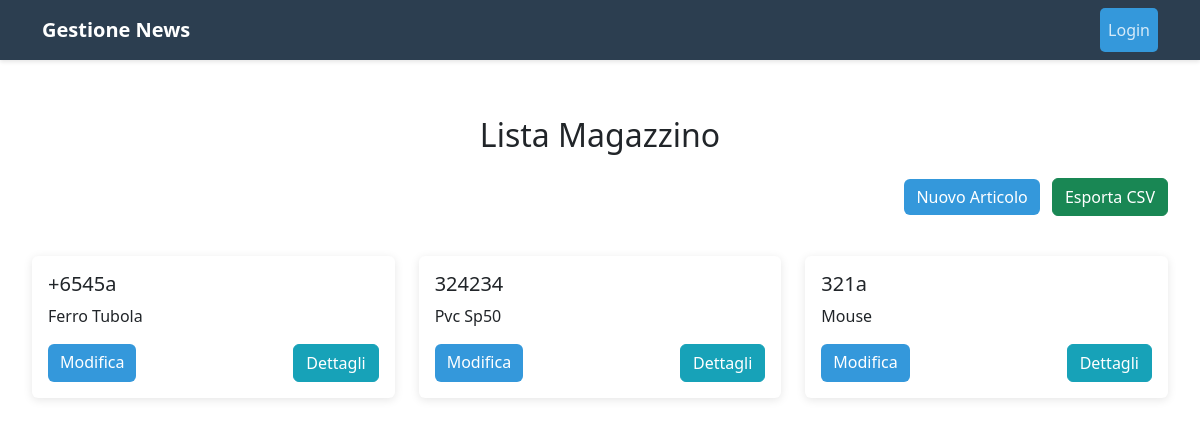
Before: /aziende/magazzino/ with the older database file.
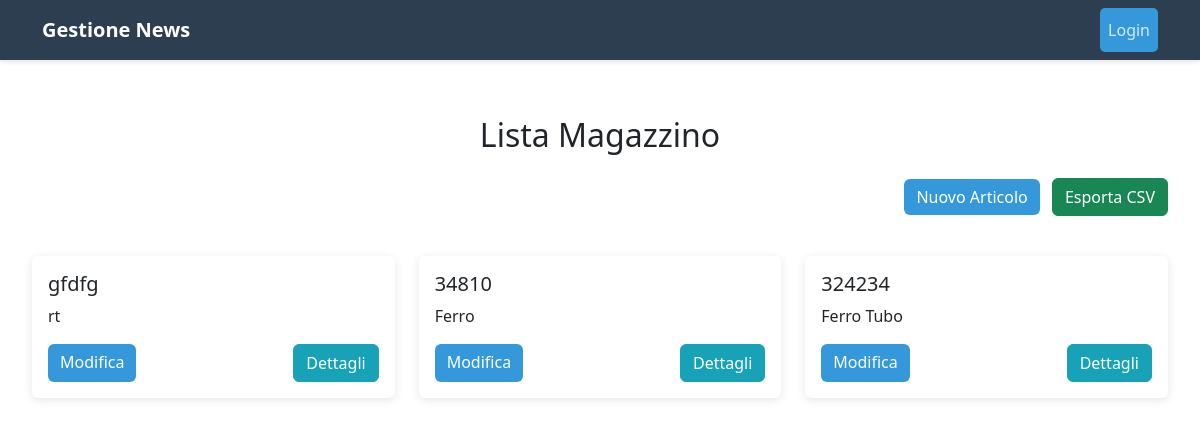
After: the same page with the newer database file.
### News/models.py (models this page shows, shortened)
class Magazzino(models.Model):
    codice_art = models.CharField(max_length=12, blank=False, null=False)
    descrizione = models.CharField(max_length=12, blank=False, null=False)
    qta_sotto_scorta = models.IntegerField()
    qta = models.IntegerField()
    valore_unitario = models.IntegerField()
    ut_registrazione = models.ForeignKey(Utente, on_delete=models.CASCADE, related_name='Ut_magazzino')
    Fornitore = models.ForeignKey(Fornitore, on_delete=models.CASCADE, related_name='FMagazzino')
    class Meta:
        verbose_name = 'Magazzino'
        verbose_name_plural = 'Magazzini'

### News/views.py (the view)
# urls.py: path('magazzino/', magazzino, name='magazzino'),
def magazzino(request):
    magazzino = Magazzino.objects.all()
    context = {
        'magazzino':magazzino,
    }
    return render(request, 'News/MagazzinoList.html', context)

### News/templates/News/MagazzinoList.html (shortened to what this page needs)
{% extends 'News/base.html' %}
{% block content %}
<div class="row">
    <div class="col-12 mb-4">
        <h2 class="text-center mb-4">Lista Magazzino</h2>
        <div class="text-end mb-3">
            <a href="{% url 'insert-articolo' %}" class="btn btn-primary me-2">Nuovo Articolo</a>
            <a href="{% url 'export-articolo' %}" class="btn btn-success">Esporta CSV</a>
        </div>
    </div>
    {% for mag in magazzino %}
    <div class="col-md-6 col-lg-4 mb-4">
        <div class="card">
            <div class="card-body">
                <h5 class="card-title">{{ mag.codice_art }}</h5>
                <p class="card-text">{{ mag.descrizione|truncatewords:20 }}</p>
                <div class="d-flex justify-content-between">
                    <a href="{% url 'update-articolo' mag.pk %}" class="btn btn-primary">Modifica</a>
                    <a href="{% url 'magazzino-detail' mag.pk %}" class="btn btn-info text-white">Dettagli</a>
                </div>
            </div>
        </div>
    </div>
    {% empty %}
    <div class="col-12">
        <p class="text-center">Nessun articolo presente</p>
    </div>
    {% endfor %}
</div>
{% endblock %}

Changed rows visible on the page:
removed Magazzino: codice_art "324234", descrizione "Pvc Sp50"
removed Magazzino: codice_art "321a", descrizione "Mouse"
changed Magazzino: codice_art "+6545a" → "gfdfg"; descrizione "Ferro Tubola" → "rt"
added Magazzino: codice_art "34810", descrizione "Ferro"
added Magazzino: codice_art "324234", descrizione "Ferro Tubo"
